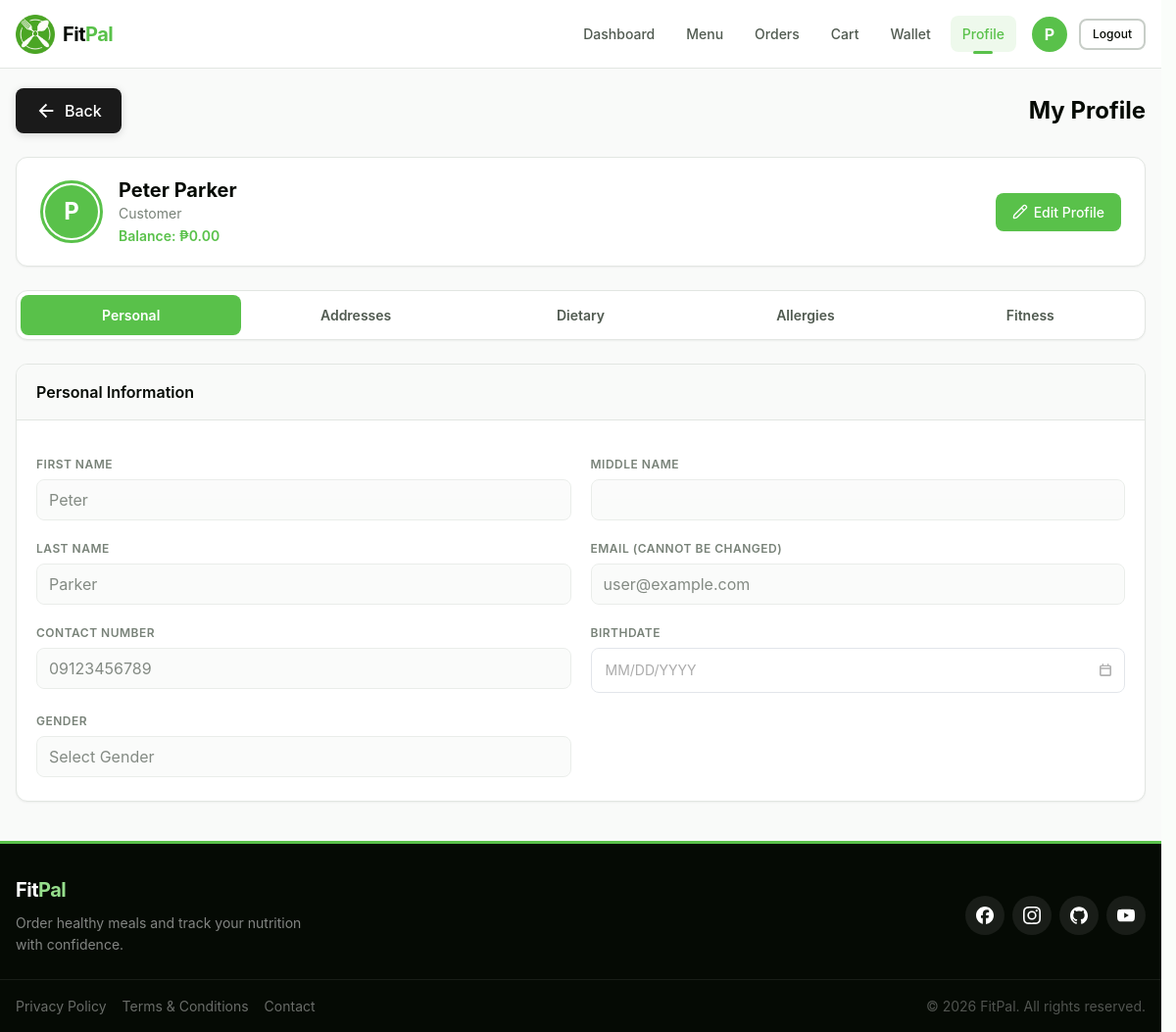
The page /customer/pages/profile.php (signed in) on the database its author committed.
### tables this page shows
CREATE TABLE customer_profile (
    customer_profile_id INT AUTO_INCREMENT PRIMARY KEY,
    customer_id INT NOT NULL UNIQUE,
    financial_account_id INT NOT NULL UNIQUE,
    profile_picture VARCHAR(255) NULL,
    dietary_preferences TEXT NULL,
    allergies TEXT NULL,
    fitness_goal VARCHAR(30) NULL CHECK (
        fitness_goal IN (
            'weight_loss',
            'muscle_gain',
            'maintenance'
        )
    ),
    height_cm DECIMAL(5, 2) NULL CHECK (
        height_cm IS NULL
        OR height_cm > 0
    ),
    weight_kg DECIMAL(5, 2) NULL CHECK (
        weight_kg IS NULL
        OR weight_kg > 0
    ),
    FOREIGN KEY (customer_id) REFERENCES customer (customer_id) ON DELETE CASCADE,
    FOREIGN KEY (financial_account_id) REFERENCES financial_account (financial_account_id) ON DELETE CASCADE,
    INDEX idx_customer_id (customer_id),
    INDEX idx_financial_account_id (financial_account_id)
) COMMENT = 'Customer profile with dietary and health information';

CREATE TABLE customer (
    customer_id INT AUTO_INCREMENT PRIMARY KEY,
    first_name VARCHAR(50) NOT NULL,
    middle_name VARCHAR(50) NULL,
    last_name VARCHAR(50) NOT NULL,
    birthdate DATE NULL,
    gender VARCHAR(10) NULL CHECK (
        gender IN ('Male', 'Female', 'Other')
    ),
    email VARCHAR(100) NOT NULL UNIQUE,
    contact_number VARCHAR(15) NULL,
    username VARCHAR(30) NULL UNIQUE,
    password VARCHAR(255) NOT NULL,
    date_created TIMESTAMP DEFAULT CURRENT_TIMESTAMP,
    is_active TINYINT(1) DEFAULT 1,
    INDEX idx_email (email),
    INDEX idx_username (username),
    INDEX idx_contact_number (contact_number)
) COMMENT = 'Customer account information';

CREATE TABLE financial_account (
    financial_account_id INT AUTO_INCREMENT PRIMARY KEY,
    balance DECIMAL(10, 2) NOT NULL DEFAULT 0.00,
    account_type VARCHAR(20) NOT NULL CHECK (
        account_type IN (
            'customer',
            'rider',
            'restaurant'
        )
    ),
    date_created TIMESTAMP DEFAULT CURRENT_TIMESTAMP,
    INDEX idx_account_type (account_type)
) COMMENT = 'Financial accounts for all users';

### customer/backend/database/customer-queries.php (called while the page is built, shortened)
<?php
function getCustomerProfile(PDO $db, int $customerId): array|false
{
    $stmt = $db->prepare(
        "SELECT
            c.customer_id,
            c.first_name,
            c.middle_name,
            c.last_name,
            c.email,
            c.username,
            c.contact_number,
            c.birthdate,
            c.gender,
            cp.profile_picture,
            cp.dietary_preferences,
            cp.allergies,
            cp.fitness_goal,
            cp.height_cm,
            cp.weight_kg,
            fa.balance
        FROM customer c
        LEFT JOIN customer_profile cp ON c.customer_id = cp.customer_id
        LEFT JOIN financial_account fa ON cp.financial_account_id = fa.financial_account_id
        WHERE c.customer_id = ?"
    );
    $stmt->execute([$customerId]);
    return $stmt->fetch(PDO::FETCH_ASSOC);
}
function formatCurrency(int|float|string|null $amount): string
{
    return '₱' . number_format((float)($amount ?? 0), 2);
}

### customer/pages/profile.php (the view, shortened to what this page needs)
<?php
$returnSlug  = $_SESSION['profile_return_slug'] ?? '';
$returnHref  = $returnSlug !== '' ? PROFILE_RETURN_DESTINATIONS[$returnSlug] : '';
$returnLabel = $returnSlug !== '' ? ucfirst($returnSlug) : '';
require_once __DIR__ . '/../includes/header.php';
require_once __DIR__ . '/../backend/database/customer-queries.php';
$customerId = (int)$_SESSION['customer_id'];
$profileData = getCustomerProfile($database_connection, $customerId) ?: null;
$fullName     = trim(($profileData['first_name'] ?? '') . ' ' . ($profileData['last_name'] ?? ''));
$balance      = (float)($profileData['balance'] ?? 0);
$profilePicUrl  = '';
$initial = strtoupper(substr($fullName !== '' ? $fullName : 'U', 0, 1));
?>
<div class="content profile-page">
    <div class="container">
        <div class="page-title-header">
            <div class="page-title-header-top">
                <button type="button" id="profileBackBtn" class="back-btn"
                    data-fallback-href="<?php echo $returnHref !== '' ? htmlspecialchars($returnHref, ENT_QUOTES, 'UTF-8') : ''; ?>">
                    <img src="<?php echo $assetBase; ?>assets/images/icons/arrow-left-line.svg" alt="Back"
                        class="back-btn-icon" width="20" height="20">
                    <span>Back<?php echo $returnLabel !== '' ? ' to ' . htmlspecialchars($returnLabel, ENT_QUOTES, 'UTF-8') : ''; ?></span>
                </button>
                <h1>My Profile</h1>
            </div>
        </div>
        <div class="profile-header-card" id="profileHeaderCard">
            <div class="profile-header-left">
                <div class="profile-avatar-wrap">
                    <?php if ($profilePicUrl !== ''): ?>
                    <img src="<?php echo htmlspecialchars($profilePicUrl, ENT_QUOTES, 'UTF-8'); ?>"
                        alt="Profile picture" id="profileAvatarImg" class="profile-avatar-image"
                        onerror="this.onerror=null; this.style.display='none'; var el=document.getElementById('profileAvatarInitial'); if(el){el.style.display='flex';}">
                    <span class="profile-avatar-placeholder" id="profileAvatarInitial" style="display: none;">
                        <?php echo htmlspecialchars($initial, ENT_QUOTES, 'UTF-8'); ?>
                    </span>
                    <?php else: ?>
                    <span class="profile-avatar-placeholder" id="profileAvatarInitial" style="display: flex;">
                        <?php echo htmlspecialchars($initial, ENT_QUOTES, 'UTF-8'); ?>
                    </span>
                    <?php endif; ?>
                </div>
                <div class="profile-name-role">
                    <p class="profile-full-name">
                        <?php echo htmlspecialchars($fullName ?: 'Customer', ENT_QUOTES, 'UTF-8'); ?></p>
                    <span class="profile-role-badge">Customer</span>
                    <span class="profile-balance">Balance: <?php echo formatCurrency($balance); ?></span>
                </div>
            </div>
            <div class="profile-header-right">
                <button type="button" id="editProfileBtn" class="btn btn-edit">
                    <img src="<?php echo $assetBase; ?>assets/images/icons/edit.svg" alt="" class="btn-icon">
                    <span>Edit Profile</span>
                </button>
            </div>
        </div>
        <div class="profile-tabs">
            <button type="button" id="tabBtnPersonal" class="profile-tab active" data-tab="personal">
                Personal
            </button>
            <button type="button" id="tabBtnAddresses" class="profile-tab" data-tab="addresses">
                Addresses
            </button>
            <button type="button" id="tabBtnDietary" class="profile-tab" data-tab="dietary">
                Dietary
            </button>
            <button type="button" id="tabBtnAllergies" class="profile-tab" data-tab="allergies">
                Allergies
            </button>
            <button type="button" id="tabBtnFitness" class="profile-tab" data-tab="fitness">
                Fitness
            </button>
        </div>
        <div class="profile-tab-content active" id="tab-personal">
            <div class="profile-card">
                <div class="card-header">
                    <h3>Personal Information</h3>
                </div>
                <div class="card-body">
                    <form id="profileForm" method="POST" action="../backend/handlers/profile-handler.php"
                        enctype="multipart/form-data" novalidate>
                        <div class="form-row">
                            <div class="form-group">
                                <label for="first_name" class="field-label">First Name</label>
                                <input type="text" id="first_name" name="first_name" class="form-control"
                                    value="<?php echo htmlspecialchars($profileData['first_name'] ?? '', ENT_QUOTES, 'UTF-8'); ?>"
                                    maxlength="50" autocomplete="given-name" disabled>
                            </div>
                            <div class="form-group">
                                <label for="middle_name" class="field-label">Middle Name</label>
                                <input type="text" id="middle_name" name="middle_name" class="form-control"
                                    value="<?php echo htmlspecialchars($profileData['middle_name'] ?? '', ENT_QUOTES, 'UTF-8'); ?>"
                                    maxlength="50" autocomplete="additional-name" disabled>
                            </div>
                        </div>
                        <div class="form-row">
                            <div class="form-group">
                                <label for="last_name" class="field-label">Last Name</label>
                                <input type="text" id="last_name" name="last_name" class="form-control"
                                    value="<?php echo htmlspecialchars($profileData['last_name'] ?? '', ENT_QUOTES, 'UTF-8'); ?>"
                                    maxlength="50" autocomplete="family-name" disabled>
                            </div>
                            <div class="form-group">
                                <label for="email" class="field-label">
                                    Email
                                    <span class="field-label-note">(cannot be changed)</span>
                                </label>
                                <input type="email" id="email" name="email" class="form-control"
                                    value="<?php echo htmlspecialchars($profileData['email'] ?? '', ENT_QUOTES, 'UTF-8'); ?>"
                                    autocomplete="email" disabled>
                            </div>
                        </div>
                        <div class="form-row">
                            <div class="form-group">
                                <label for="contact_number" class="field-label">Contact Number</label>
                                <input type="tel" id="contact_number" name="contact_number" class="form-control"
                                    value="<?php echo htmlspecialchars($profileData['contact_number'] ?? '', ENT_QUOTES, 'UTF-8'); ?>"
                                    placeholder="09XXXXXXXXX" maxlength="11" inputmode="numeric" autocomplete="tel"
                                    disabled>
                            </div>
                            <div class="form-group">
                                <label for="birthdate" class="field-label">Birthdate</label>
                            </div>
                        </div>
                        <div class="form-row">
                            <div class="form-group">
                                <label for="gender" class="field-label">Gender</label>
                                <select id="gender" name="gender" class="form-control" disabled>
                                    <option value="">Select Gender</option>
                                </select>
                            </div>
                        </div>
                    </form>
                </div>
            </div>
        </div>
    </div>
</div>
<?php require_once __DIR__ . '/../../shared/includes/footer.php'; ?>

### shared/assets/css/global.css (style rules this page uses)
:root { --text: #050a04; --background: #fafdfa; --primary: #59c14a; --secondary: #96de8c; --accent: #6cd85c; --primary-dark: #3d8a32; --primary-light: #7dce6e; --secondary-dark: #6cb862; --secondary-light: #b0e8a8; --accent-dark: #4ab83a; --accent-light: #8ae07c; --white: #ffffff; --black: #000000; --gray: #718096; --gray-50: #f9faf9; --gray-100: #f0f2f0; --gray-200: #e2e6e2; --gray-300: #c8cec8; --gray-400: #a0a8a0; --gray-500: #788278; --gray-600: #505a50; --gray-700: #384238; --gray-800: #202a20; --gray-900: #0a120a; --success: #28a745; --warning: #ffc107; --danger: #dc3545; --info: #17a2b8; --font-family: -apple-system, BlinkMacSystemFont, 'Segoe UI', Roboto, Oxygen, Ubuntu, Cantarell, 'Helvetica Neue', Arial, sans-serif; --font-size-xs: 0.75rem; --font-size-sm: 0.875rem; --font-size-base: 1rem; --font-size-lg: 1.125rem; --font-size-xl: 1.25rem; --font-size-2xl: 1.5rem; --font-size-3xl: 1.875rem; --font-size-4xl: 2.25rem; --font-size-5xl: 3rem; --font-weight-normal: 400; --font-weight-medium: 500; --font-weight-semibold: 600; --font-weight-bold: 700; --line-height-tight: 1.2; --line-height-normal: 1.5; --line-height-relaxed: 1.75; --spacing-1: 0.25rem; --spacing-2: 0.5rem; --spacing-3: 0.75rem; --spacing-4: 1rem; --spacing-5: 1.25rem; --spacing-6: 1.5rem; --spacing-8: 2rem; --spacing-10: 2.5rem; --spacing-12: 3rem; --spacing-16: 4rem; --spacing-20: 5rem; --radius-sm: 0.25rem; --radius-base: 0.5rem; --radius-lg: 0.75rem; --radius-xl: 1rem; --radius-full: 9999px; --shadow-sm: 0 1px 2px rgba(5, 10, 4, 0.05); --shadow-base: 0 1px 3px rgba(5, 10, 4, 0.1), 0 1px 2px rgba(5, 10, 4, 0.06); --shadow-md: 0 4px 6px rgba(5, 10, 4, 0.07), 0 2px 4px rgba(5, 10, 4, 0.06); --shadow-lg: 0 10px 15px rgba(5, 10, 4, 0.1), 0 4px 6px rgba(5, 10, 4, 0.05); --shadow-xl: 0 20px 25px rgba(5, 10, 4, 0.1), 0 10px 10px rgba(5, 10, 4, 0.04); --transition-fast: 150ms ease; --transition-base: 250ms ease; --transition-slow: 350ms ease; --z-dropdown: 1000; --z-sticky: 1020; --z-fixed: 1030; --z-modal-backdrop: 1040; --z-modal: 1050; --z-popover: 1060; --z-tooltip: 1070; }
*, *::before, *::after { box-sizing: border-box; margin: 0; padding: 0; }
html { scroll-behavior: smooth; -webkit-text-size-adjust: 100%; }
body { font-family: var(--font-family); font-size: var(--font-size-base); font-weight: var(--font-weight-normal); line-height: var(--line-height-normal); color: var(--text); background-color: var(--background); min-height: 100vh; display: flex; flex-direction: column; -webkit-font-smoothing: antialiased; -moz-osx-font-smoothing: grayscale; }
img { max-width: 100%; height: auto; display: block; }
button { cursor: pointer; font-family: inherit; font-size: inherit; border: none; background: none; color: inherit; transition: all var(--transition-fast); }
input, select, textarea { font-family: inherit; font-size: var(--font-size-base); color: var(--text); border: 1px solid var(--gray-300); border-radius: var(--radius-base); padding: var(--spacing-2) var(--spacing-3); background: var(--white); transition: border-color var(--transition-fast), box-shadow var(--transition-fast); width: 100%; }
input:disabled, select:disabled, textarea:disabled { background: var(--gray-100); cursor: not-allowed; opacity: 0.7; }
.content { flex: 1; display: flex; flex-direction: column; width: 100%; padding: 0; min-height: calc(100vh - 70px); }
.container { max-width: 1200px; margin: 0 auto; padding: 0 var(--spacing-4); width: 100%; }
.btn { display: inline-flex; align-items: center; justify-content: center; gap: var(--spacing-2); padding: var(--spacing-2) var(--spacing-4); border-radius: var(--radius-base); font-weight: var(--font-weight-medium); font-size: var(--font-size-sm); line-height: var(--line-height-normal); text-align: center; text-decoration: none; transition: all var(--transition-fast); border: 2px solid transparent; cursor: pointer; white-space: nowrap; }
.card-header { padding-bottom: var(--spacing-3); margin-bottom: var(--spacing-3); border-bottom: 1px solid var(--gray-200); font-weight: var(--font-weight-semibold); }
.form-group { margin-bottom: var(--spacing-4); }

### customer/assets/css/header.css (style rules this page uses)
html { scrollbar-gutter: stable; }

### rows shown on the page
customer_profile: customer.last_name "P", customer.last_name "Peter Parker", financial_account.balance "₱0.00", first_name "Peter", last_name "Parker", email "user@example.com", contact_number "09123456789"

### other values the page prints
$userInitial "P"
